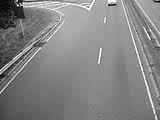
%> input picture hw5/Q3/partB/current frame 1.png, 160 x 120 px
$ octave --eval "result = cleanImage(imread('current frame 1.png'));"   (GNU Octave 9; MATLAB toolbox functions it lacks are replaced by stand-ins)
%> lines starting %> are read from the running program, lines starting %| are printed output that depends on the picture
function [morphImage] = cleanImage(image)
	structuralElement = strel ("square", 9);
	morphImage = imdilate(image,structuralElement);
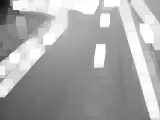
%> morphImage: size 120x160 uint8; min 18, max 255, mean 167.6
	structuralElement = strel ("square", 5);
	morphImage = imerode(morphImage,structuralElement);
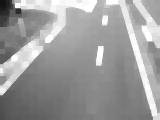
%> morphImage: size 120x160 uint8; min 18, max 255, mean 155.6
end
